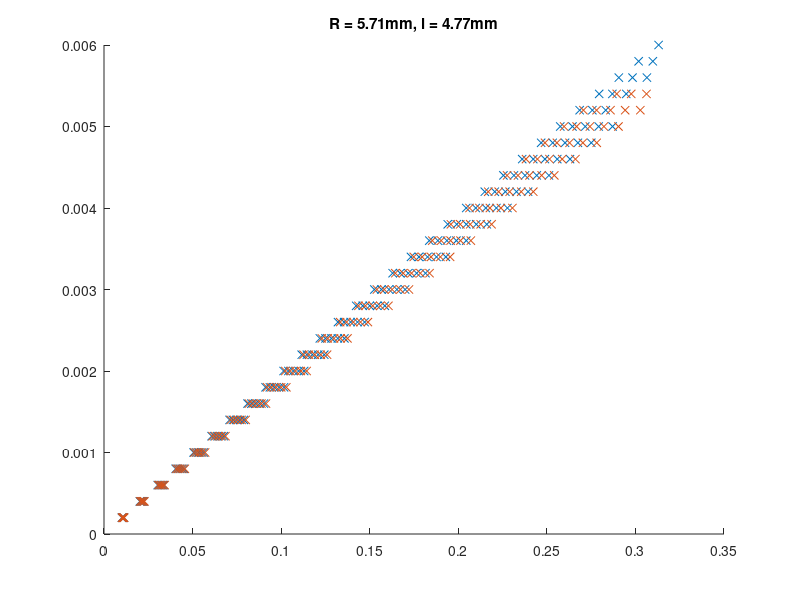

This chart was generated by the following MATLAB code:
%% Design for segment 1 and 2: R = 5.66, l = 4.72
P_free = 0:0.5:15;
n1 = [1	0.999960000000000	0.999840000000000	0.999650000000000	0.999400000000000	0.999080000000000	0.998710000000000	0.998300000000000	0.997830000000000	0.997330000000000	0.996790000000000	0.996210000000000	0.995610000000000	0.994970000000000	0.994310000000000	0.993630000000000	0.992920000000000	0.992200000000000	0.991460000000000	0.990700000000000	0.989930000000000	0.989150000000000	0.988350000000000	0.987540000000000	0.986730000000000	0.985900000000000	0.985070000000000	0.984230000000000	0.983380000000000	0.982530000000000	0.981680000000000
1.35160000000000e-18	-2.28420000000000e-06	-4.36970000000000e-06	-6.27870000000000e-06	-8.03060000000000e-06	-9.64290000000000e-06	-1.11310000000000e-05	-1.25080000000000e-05	-1.37860000000000e-05	-1.49750000000000e-05	-1.60830000000000e-05	-1.71200000000000e-05	-1.80910000000000e-05	-1.90020000000000e-05	-1.98580000000000e-05	-2.06640000000000e-05	-2.14240000000000e-05	-2.21420000000000e-05	-2.28190000000000e-05	-2.34590000000000e-05	-2.40650000000000e-05	-2.46370000000000e-05	-2.51800000000000e-05	-2.56930000000000e-05	-2.61790000000000e-05	-2.66390000000000e-05	-2.70750000000000e-05	-2.74880000000000e-05	-2.78790000000000e-05	-2.82490000000000e-05	-2.85990000000000e-05
-1.98900000000000e-17	-0.00906760000000000	-0.0178800000000000	-0.0264430000000000	-0.0347650000000000	-0.0428540000000000	-0.0507190000000000	-0.0583670000000000	-0.0658070000000000	-0.0730460000000000	-0.0800930000000000	-0.0869560000000000	-0.0936420000000000	-0.100160000000000	-0.106510000000000	-0.112710000000000	-0.118750000000000	-0.124650000000000	-0.130420000000000	-0.136050000000000	-0.141550000000000	-0.146930000000000	-0.152200000000000	-0.157350000000000	-0.162390000000000	-0.167320000000000	-0.172160000000000	-0.176900000000000	-0.181540000000000	-0.186090000000000	-0.190560000000000];
nx1 = n1(1,:);
nz1 = n1(3,:);
theta_y_free = atan2(-nz1, nx1);

P_cons = 1e-3*[15000	15000	15000	15000	15000	15000	15000	15000	15000	15000	15000	15000	15000	15000	15000	15000	15000	15000	15000	15000	15000	15000	15000	15000	15000	15000	15000	15000	15000	15000	12500	12500	12500	12500	12500	12500	12500	12500	12500	12500	12500	12500	12500	12500	12500	12500	12500	12500	12500	12500	12500	12500	12500	12500	12500	12500	12500	12500	12500	10000	10000	10000	10000	10000	10000	10000	10000	10000	10000	10000	10000	10000	10000	10000	10000	10000	10000	10000	10000	10000	10000	10000	10000	10000	10000	10000	10000	7500	7500	7500	7500	7500	7500	7500	7500	7500	7500	7500	7500	7500	7500	7500	7500	7500	7500	7500	7500	7500	7500	7500	7500	7500	5000	5000	5000	5000	5000	5000	5000	5000	5000	5000	5000	5000	5000	5000	5000	5000	5000	5000	5000	5000	5000	5000	5000	5000	5000];
T_cons = [0.000200000000000000	0.000400000000000000	0.000600000000000000	0.000800000000000000	0.00100000000000000	0.00120000000000000	0.00140000000000000	0.00160000000000000	0.00180000000000000	0.00200000000000000	0.00220000000000000	0.00240000000000000	0.00260000000000000	0.00280000000000000	0.00300000000000000	0.00320000000000000	0.00340000000000000	0.00360000000000000	0.00380000000000000	0.00400000000000000	0.00420000000000000	0.00440000000000000	0.00460000000000000	0.00480000000000000	0.00500000000000000	0.00520000000000000	0.00540000000000000	0.00560000000000000	0.00580000000000000	0.00600000000000000	0.000200000000000000	0.000400000000000000	0.000600000000000000	0.000800000000000000	0.00100000000000000	0.00120000000000000	0.00140000000000000	0.00160000000000000	0.00180000000000000	0.00200000000000000	0.00220000000000000	0.00240000000000000	0.00260000000000000	0.00280000000000000	0.00300000000000000	0.00320000000000000	0.00340000000000000	0.00360000000000000	0.00380000000000000	0.00400000000000000	0.00420000000000000	0.00440000000000000	0.00460000000000000	0.00480000000000000	0.00500000000000000	0.00520000000000000	0.00540000000000000	0.00560000000000000	0.00580000000000000	0.000200000000000000	0.000400000000000000	0.000600000000000000	0.000800000000000000	0.00100000000000000	0.00120000000000000	0.00140000000000000	0.00160000000000000	0.00180000000000000	0.00200000000000000	0.00220000000000000	0.00240000000000000	0.00260000000000000	0.00280000000000000	0.00300000000000000	0.00320000000000000	0.00340000000000000	0.00360000000000000	0.00380000000000000	0.00400000000000000	0.00420000000000000	0.00440000000000000	0.00460000000000000	0.00480000000000000	0.00500000000000000	0.00520000000000000	0.00540000000000000	0.00560000000000000	0.000200000000000000	0.000400000000000000	0.000600000000000000	0.000800000000000000	0.00100000000000000	0.00120000000000000	0.00140000000000000	0.00160000000000000	0.00180000000000000	0.00200000000000000	0.00220000000000000	0.00240000000000000	0.00260000000000000	0.00280000000000000	0.00300000000000000	0.00320000000000000	0.00340000000000000	0.00360000000000000	0.00380000000000000	0.00400000000000000	0.00420000000000000	0.00440000000000000	0.00460000000000000	0.00480000000000000	0.00500000000000000	0.000200000000000000	0.000400000000000000	0.000600000000000000	0.000800000000000000	0.00100000000000000	0.00120000000000000	0.00140000000000000	0.00160000000000000	0.00180000000000000	0.00200000000000000	0.00220000000000000	0.00240000000000000	0.00260000000000000	0.00280000000000000	0.00300000000000000	0.00320000000000000	0.00340000000000000	0.00360000000000000	0.00380000000000000	0.00400000000000000	0.00420000000000000	0.00440000000000000	0.00460000000000000	0.00480000000000000	0.00500000000000000];
n2 = [0.981630000000000	0.981490000000000	0.981250000000000	0.980930000000000	0.980500000000000	0.979990000000000	0.979380000000000	0.978670000000000	0.977870000000000	0.976970000000000	0.975980000000000	0.974890000000000	0.973700000000000	0.972420000000000	0.971030000000000	0.969550000000000	0.967960000000000	0.966270000000000	0.964480000000000	0.962580000000000	0.960570000000000	0.958450000000000	0.956220000000000	0.953850000000000	0.951350000000000	0.948700000000000	0.945930000000000	0.943020000000000	0.939980000000000	0.936790000000000	0.985850000000000	0.985700000000000	0.985460000000000	0.985110000000000	0.984660000000000	0.984120000000000	0.983470000000000	0.982720000000000	0.981870000000000	0.980930000000000	0.979870000000000	0.978720000000000	0.977460000000000	0.976100000000000	0.974630000000000	0.973060000000000	0.971380000000000	0.969590000000000	0.967690000000000	0.965680000000000	0.963560000000000	0.961310000000000	0.958940000000000	0.956420000000000	0.953760000000000	0.950960000000000	0.948030000000000	0.944950000000000	0.941730000000000	0.989880000000000	0.989720000000000	0.989460000000000	0.989090000000000	0.988610000000000	0.988030000000000	0.987340000000000	0.986550000000000	0.985650000000000	0.984640000000000	0.983520000000000	0.982290000000000	0.980960000000000	0.979510000000000	0.977950000000000	0.976280000000000	0.974490000000000	0.972590000000000	0.970570000000000	0.968430000000000	0.966170000000000	0.963780000000000	0.961240000000000	0.958550000000000	0.955730000000000	0.952750000000000	0.949640000000000	0.946370000000000	0.993570000000000	0.993400000000000	0.993120000000000	0.992730000000000	0.992220000000000	0.991600000000000	0.990860000000000	0.990020000000000	0.989050000000000	0.987970000000000	0.986780000000000	0.985470000000000	0.984040000000000	0.982490000000000	0.980820000000000	0.979030000000000	0.977120000000000	0.975090000000000	0.972930000000000	0.970640000000000	0.968230000000000	0.965670000000000	0.962950000000000	0.960070000000000	0.957060000000000	0.996730000000000	0.996550000000000	0.996240000000000	0.995820000000000	0.995270000000000	0.994610000000000	0.993820000000000	0.992900000000000	0.991870000000000	0.990710000000000	0.989430000000000	0.988020000000000	0.986480000000000	0.984820000000000	0.983030000000000	0.981100000000000	0.979050000000000	0.976870000000000	0.974550000000000	0.972090000000000	0.969490000000000	0.966730000000000	0.963810000000000	0.960730000000000	0.957500000000000
0.0100880000000000	0.0202050000000000	0.0303240000000000	0.0404440000000000	0.0505670000000000	0.0606930000000000	0.0708210000000000	0.0809540000000000	0.0910910000000000	0.101230000000000	0.111380000000000	0.121530000000000	0.131690000000000	0.141860000000000	0.152030000000000	0.162210000000000	0.172410000000000	0.182610000000000	0.192820000000000	0.203050000000000	0.213300000000000	0.223570000000000	0.233870000000000	0.244260000000000	0.254720000000000	0.265270000000000	0.275880000000000	0.286520000000000	0.297210000000000	0.307970000000000	0.0103570000000000	0.0207410000000000	0.0311270000000000	0.0415140000000000	0.0519030000000000	0.0622950000000000	0.0726890000000000	0.0830870000000000	0.0934880000000000	0.103890000000000	0.114300000000000	0.124720000000000	0.135140000000000	0.145570000000000	0.156000000000000	0.166440000000000	0.176890000000000	0.187350000000000	0.197820000000000	0.208310000000000	0.218810000000000	0.229340000000000	0.239930000000000	0.250600000000000	0.261350000000000	0.272170000000000	0.283020000000000	0.293910000000000	0.304850000000000	0.0106410000000000	0.0213070000000000	0.0319740000000000	0.0426430000000000	0.0533130000000000	0.0639850000000000	0.0746590000000000	0.0853370000000000	0.0960170000000000	0.106700000000000	0.117390000000000	0.128080000000000	0.138780000000000	0.149480000000000	0.160190000000000	0.170900000000000	0.181620000000000	0.192350000000000	0.203100000000000	0.213850000000000	0.224630000000000	0.235440000000000	0.246340000000000	0.257310000000000	0.268310000000000	0.279420000000000	0.290510000000000	0.301640000000000	0.0109410000000000	0.0219030000000000	0.0328660000000000	0.0438310000000000	0.0547960000000000	0.0657640000000000	0.0767330000000000	0.0877040000000000	0.0986770000000000	0.109650000000000	0.120630000000000	0.131610000000000	0.142600000000000	0.153590000000000	0.164580000000000	0.175580000000000	0.186590000000000	0.197610000000000	0.208630000000000	0.219670000000000	0.230740000000000	0.241840000000000	0.253050000000000	0.264320000000000	0.275580000000000	0.0112560000000000	0.0225280000000000	0.0338010000000000	0.0450750000000000	0.0563490000000000	0.0676250000000000	0.0789020000000000	0.0901800000000000	0.101460000000000	0.112740000000000	0.124020000000000	0.135310000000000	0.146590000000000	0.157880000000000	0.169180000000000	0.180480000000000	0.191780000000000	0.203090000000000	0.214410000000000	0.225740000000000	0.237100000000000	0.248510000000000	0.260010000000000	0.271560000000000	0.283090000000000
-0.190530000000000	-0.190450000000000	-0.190320000000000	-0.190130000000000	-0.189880000000000	-0.189580000000000	-0.189220000000000	-0.188800000000000	-0.188330000000000	-0.187810000000000	-0.187230000000000	-0.186590000000000	-0.185900000000000	-0.185150000000000	-0.184340000000000	-0.183480000000000	-0.182560000000000	-0.181590000000000	-0.180560000000000	-0.179480000000000	-0.178340000000000	-0.177160000000000	-0.175920000000000	-0.174660000000000	-0.173350000000000	-0.172010000000000	-0.170610000000000	-0.169160000000000	-0.167650000000000	-0.166080000000000	-0.167290000000000	-0.167210000000000	-0.167060000000000	-0.166840000000000	-0.166570000000000	-0.166240000000000	-0.165840000000000	-0.165390000000000	-0.164870000000000	-0.164290000000000	-0.163650000000000	-0.162950000000000	-0.162180000000000	-0.161360000000000	-0.160470000000000	-0.159520000000000	-0.158510000000000	-0.157440000000000	-0.156310000000000	-0.155120000000000	-0.153870000000000	-0.152570000000000	-0.151220000000000	-0.149840000000000	-0.148420000000000	-0.146940000000000	-0.145400000000000	-0.143800000000000	-0.142140000000000	-0.141520000000000	-0.141420000000000	-0.141260000000000	-0.141020000000000	-0.140720000000000	-0.140360000000000	-0.139920000000000	-0.139420000000000	-0.138850000000000	-0.138210000000000	-0.137500000000000	-0.136730000000000	-0.135890000000000	-0.134980000000000	-0.134000000000000	-0.132960000000000	-0.131840000000000	-0.130670000000000	-0.129420000000000	-0.128110000000000	-0.126740000000000	-0.125310000000000	-0.123850000000000	-0.122340000000000	-0.120770000000000	-0.119150000000000	-0.117450000000000	-0.115690000000000	-0.112670000000000	-0.112560000000000	-0.112380000000000	-0.112120000000000	-0.111790000000000	-0.111390000000000	-0.110910000000000	-0.110350000000000	-0.109720000000000	-0.109020000000000	-0.108240000000000	-0.107390000000000	-0.106460000000000	-0.105460000000000	-0.104390000000000	-0.103240000000000	-0.102020000000000	-0.100730000000000	-0.0993600000000000	-0.0979230000000000	-0.0964180000000000	-0.0948540000000000	-0.0932580000000000	-0.0916080000000000	-0.0898800000000000	-0.0800550000000000	-0.0799360000000000	-0.0797340000000000	-0.0794520000000000	-0.0790870000000000	-0.0786410000000000	-0.0781140000000000	-0.0775050000000000	-0.0768150000000000	-0.0760430000000000	-0.0751910000000000	-0.0742570000000000	-0.0732420000000000	-0.0721460000000000	-0.0709700000000000	-0.0697140000000000	-0.0683780000000000	-0.0669630000000000	-0.0654700000000000	-0.0639010000000000	-0.0622590000000000	-0.0605610000000000	-0.0588180000000000	-0.0570200000000000	-0.0551340000000000];
theta_z = [];
n2_rot = [];
for i = 1:size(P_cons, 2)
    theta_y_index = P_cons(i)*2+1;
    theta_y = theta_y_free(theta_y_index);
    Rot = [cos(-theta_y), 0, sin(-theta_y); 0, 1, 0; -sin(-theta_y), 0, cos(-theta_y)];
    n2_rot = [n2_rot Rot*n2(:,i)];
    theta_z = [theta_z atan2(n2_rot(2,end), n2_rot(1,end))];

end
figure(2)
hold on
plot(theta_z, T_cons, 'x');
title('R = 5.66mm, l = 4.72mm')
hold off
csvtable = [[P_cons P_cons]' [theta_z -theta_z]' [T_cons -T_cons]'];
% csvwrite('helix_z1_stiffness_M.csv', csvtable);
%% Design for segment 3 and 4: R = 5.71, l = 4.77
P_free = 0:0.5:15;
n1 = [1	0.999950000000000	0.999820000000000	0.999610000000000	0.999330000000000	0.998990000000000	0.998580000000000	0.998130000000000	0.997620000000000	0.997070000000000	0.996480000000000	0.995860000000000	0.995200000000000	0.994520000000000	0.993800000000000	0.993070000000000	0.992310000000000	0.991530000000000	0.990740000000000	0.989930000000000	0.989100000000000	0.988260000000000	0.987410000000000	0.986550000000000	0.985690000000000	0.984810000000000	0.983920000000000	0.983030000000000	0.982140000000000	0.981240000000000	0.980330000000000
9.23790000000000e-18	-5.69890000000000e-06	-1.07770000000000e-05	-1.52950000000000e-05	-1.93090000000000e-05	-2.28690000000000e-05	-2.60240000000000e-05	-2.88150000000000e-05	-3.12820000000000e-05	-3.34580000000000e-05	-3.53760000000000e-05	-3.70650000000000e-05	-3.85490000000000e-05	-3.98510000000000e-05	-4.09930000000000e-05	-4.19920000000000e-05	-4.28660000000000e-05	-4.36280000000000e-05	-4.42920000000000e-05	-4.48700000000000e-05	-4.53730000000000e-05	-4.58090000000000e-05	-4.61870000000000e-05	-4.65150000000000e-05	-4.67980000000000e-05	-4.70430000000000e-05	-4.72560000000000e-05	-4.74390000000000e-05	-4.75990000000000e-05	-4.77370000000000e-05	-4.78570000000000e-05
1.59370000000000e-17	-0.00953940000000000	-0.0187980000000000	-0.0277850000000000	-0.0365060000000000	-0.0449720000000000	-0.0531900000000000	-0.0611720000000000	-0.0689250000000000	-0.0764590000000000	-0.0837830000000000	-0.0909060000000000	-0.0978360000000000	-0.104580000000000	-0.111150000000000	-0.117550000000000	-0.123790000000000	-0.129870000000000	-0.135800000000000	-0.141590000000000	-0.147240000000000	-0.152770000000000	-0.158160000000000	-0.163440000000000	-0.168600000000000	-0.173640000000000	-0.178580000000000	-0.183420000000000	-0.188160000000000	-0.192800000000000	-0.197350000000000];
nx1 = n1(1,:);
nz1 = n1(3,:);
theta_y_free = atan2(-nz1, nx1);

P_cons = 1e-3*[15000	15000	15000	15000	15000	15000	15000	15000	15000	15000	15000	15000	15000	15000	15000	15000	15000	15000	15000	15000	15000	15000	15000	15000	15000	15000	12500	12500	12500	12500	12500	12500	12500	12500	12500	12500	12500	12500	12500	12500	12500	12500	12500	12500	12500	12500	12500	12500	12500	12500	12500	12500	12500	10000	10000	10000	10000	10000	10000	10000	10000	10000	10000	10000	10000	10000	10000	10000	10000	10000	10000	10000	10000	10000	10000	10000	10000	10000	10000	10000	7500	7500	7500	7500	7500	7500	7500	7500	7500	7500	7500	7500	7500	7500	7500	7500	7500	7500	7500	7500	7500	7500	7500	7500	7500	7500	7500	5000	5000	5000	5000	5000	5000	5000	5000	5000	5000	5000	5000	5000	5000	5000	5000	5000	5000	5000	5000	5000	5000	5000	5000	5000	5000];
T_cons = [0.000200000000000000	0.000400000000000000	0.000600000000000000	0.000800000000000000	0.00100000000000000	0.00120000000000000	0.00140000000000000	0.00160000000000000	0.00180000000000000	0.00200000000000000	0.00220000000000000	0.00240000000000000	0.00260000000000000	0.00280000000000000	0.00300000000000000	0.00320000000000000	0.00340000000000000	0.00360000000000000	0.00380000000000000	0.00400000000000000	0.00420000000000000	0.00440000000000000	0.00460000000000000	0.00480000000000000	0.00500000000000000	0.00520000000000000	0.000200000000000000	0.000400000000000000	0.000600000000000000	0.000800000000000000	0.00100000000000000	0.00120000000000000	0.00140000000000000	0.00160000000000000	0.00180000000000000	0.00200000000000000	0.00220000000000000	0.00240000000000000	0.00260000000000000	0.00280000000000000	0.00300000000000000	0.00320000000000000	0.00340000000000000	0.00360000000000000	0.00380000000000000	0.00400000000000000	0.00420000000000000	0.00440000000000000	0.00460000000000000	0.00480000000000000	0.00500000000000000	0.00520000000000000	0.00540000000000000	0.000200000000000000	0.000400000000000000	0.000600000000000000	0.000800000000000000	0.00100000000000000	0.00120000000000000	0.00140000000000000	0.00160000000000000	0.00180000000000000	0.00200000000000000	0.00220000000000000	0.00240000000000000	0.00260000000000000	0.00280000000000000	0.00300000000000000	0.00320000000000000	0.00340000000000000	0.00360000000000000	0.00380000000000000	0.00400000000000000	0.00420000000000000	0.00440000000000000	0.00460000000000000	0.00480000000000000	0.00500000000000000	0.00520000000000000	0.00540000000000000	0.000200000000000000	0.000400000000000000	0.000600000000000000	0.000800000000000000	0.00100000000000000	0.00120000000000000	0.00140000000000000	0.00160000000000000	0.00180000000000000	0.00200000000000000	0.00220000000000000	0.00240000000000000	0.00260000000000000	0.00280000000000000	0.00300000000000000	0.00320000000000000	0.00340000000000000	0.00360000000000000	0.00380000000000000	0.00400000000000000	0.00420000000000000	0.00440000000000000	0.00460000000000000	0.00480000000000000	0.00500000000000000	0.00520000000000000	0.00540000000000000	0.000200000000000000	0.000400000000000000	0.000600000000000000	0.000800000000000000	0.00100000000000000	0.00120000000000000	0.00140000000000000	0.00160000000000000	0.00180000000000000	0.00200000000000000	0.00220000000000000	0.00240000000000000	0.00260000000000000	0.00280000000000000	0.00300000000000000	0.00320000000000000	0.00340000000000000	0.00360000000000000	0.00380000000000000	0.00400000000000000	0.00420000000000000	0.00440000000000000	0.00460000000000000	0.00480000000000000	0.00500000000000000	0.00520000000000000];
n2 = [0.980290000000000	0.980140000000000	0.979900000000000	0.979570000000000	0.979140000000000	0.978620000000000	0.978000000000000	0.977280000000000	0.976470000000000	0.975550000000000	0.974540000000000	0.973430000000000	0.972230000000000	0.970920000000000	0.969510000000000	0.968000000000000	0.966390000000000	0.964670000000000	0.962840000000000	0.960910000000000	0.958870000000000	0.956720000000000	0.954460000000000	0.952070000000000	0.949560000000000	0.946910000000000	0.984760000000000	0.984610000000000	0.984360000000000	0.984000000000000	0.983550000000000	0.982990000000000	0.982330000000000	0.981570000000000	0.980710000000000	0.979740000000000	0.978670000000000	0.977500000000000	0.976220000000000	0.974830000000000	0.973340000000000	0.971740000000000	0.970030000000000	0.968200000000000	0.966270000000000	0.964230000000000	0.962060000000000	0.959780000000000	0.957380000000000	0.954850000000000	0.952180000000000	0.949360000000000	0.946390000000000	0.989050000000000	0.988890000000000	0.988620000000000	0.988240000000000	0.987760000000000	0.987160000000000	0.986460000000000	0.985650000000000	0.984730000000000	0.983700000000000	0.982560000000000	0.981310000000000	0.979950000000000	0.978470000000000	0.976880000000000	0.975180000000000	0.973360000000000	0.971420000000000	0.969360000000000	0.967180000000000	0.964880000000000	0.962450000000000	0.959890000000000	0.957190000000000	0.954340000000000	0.951320000000000	0.948150000000000	0.993010000000000	0.992840000000000	0.992550000000000	0.992150000000000	0.991630000000000	0.990990000000000	0.990240000000000	0.989380000000000	0.988390000000000	0.987290000000000	0.986070000000000	0.984730000000000	0.983270000000000	0.981690000000000	0.979990000000000	0.978160000000000	0.976210000000000	0.974140000000000	0.971930000000000	0.969600000000000	0.967130000000000	0.964530000000000	0.961790000000000	0.958900000000000	0.955820000000000	0.952580000000000	0.949190000000000	0.996420000000000	0.996240000000000	0.995930000000000	0.995490000000000	0.994940000000000	0.994250000000000	0.993440000000000	0.992510000000000	0.991450000000000	0.990260000000000	0.988950000000000	0.987510000000000	0.985930000000000	0.984230000000000	0.982400000000000	0.980430000000000	0.978330000000000	0.976100000000000	0.973730000000000	0.971220000000000	0.968560000000000	0.965760000000000	0.962810000000000	0.959690000000000	0.956360000000000	0.952880000000000
0.0101640000000000	0.0203770000000000	0.0305900000000000	0.0408060000000000	0.0510230000000000	0.0612430000000000	0.0714660000000000	0.0816930000000000	0.0919230000000000	0.102160000000000	0.112400000000000	0.122640000000000	0.132900000000000	0.143150000000000	0.153420000000000	0.163690000000000	0.173970000000000	0.184260000000000	0.194570000000000	0.204880000000000	0.215220000000000	0.225570000000000	0.235950000000000	0.246360000000000	0.256810000000000	0.267340000000000	0.0104430000000000	0.0209340000000000	0.0314260000000000	0.0419190000000000	0.0524140000000000	0.0629120000000000	0.0734110000000000	0.0839140000000000	0.0944200000000000	0.104930000000000	0.115440000000000	0.125960000000000	0.136480000000000	0.147010000000000	0.157550000000000	0.168090000000000	0.178640000000000	0.189190000000000	0.199760000000000	0.210340000000000	0.220940000000000	0.231560000000000	0.242200000000000	0.252880000000000	0.263620000000000	0.274460000000000	0.285380000000000	0.0107390000000000	0.0215240000000000	0.0323100000000000	0.0430970000000000	0.0538860000000000	0.0646760000000000	0.0754680000000000	0.0862620000000000	0.0970590000000000	0.107860000000000	0.118660000000000	0.129470000000000	0.140280000000000	0.151090000000000	0.161910000000000	0.172730000000000	0.183560000000000	0.194400000000000	0.205250000000000	0.216110000000000	0.226980000000000	0.237880000000000	0.248800000000000	0.259770000000000	0.270820000000000	0.282000000000000	0.293210000000000	0.0110520000000000	0.0221470000000000	0.0332430000000000	0.0443400000000000	0.0554370000000000	0.0665360000000000	0.0776360000000000	0.0887370000000000	0.0998400000000000	0.110940000000000	0.122050000000000	0.133160000000000	0.144270000000000	0.155380000000000	0.166500000000000	0.177620000000000	0.188750000000000	0.199880000000000	0.211020000000000	0.222170000000000	0.233340000000000	0.244520000000000	0.255740000000000	0.267010000000000	0.278420000000000	0.289910000000000	0.301410000000000	0.0113830000000000	0.0228020000000000	0.0342220000000000	0.0456420000000000	0.0570630000000000	0.0684840000000000	0.0799060000000000	0.0913270000000000	0.102750000000000	0.114170000000000	0.125590000000000	0.137020000000000	0.148440000000000	0.159870000000000	0.171290000000000	0.182720000000000	0.194150000000000	0.205590000000000	0.217030000000000	0.228480000000000	0.239950000000000	0.251440000000000	0.262950000000000	0.274520000000000	0.286300000000000	0.298080000000000
-0.197330000000000	-0.197240000000000	-0.197110000000000	-0.196910000000000	-0.196660000000000	-0.196360000000000	-0.195990000000000	-0.195580000000000	-0.195100000000000	-0.194570000000000	-0.193990000000000	-0.193350000000000	-0.192650000000000	-0.191890000000000	-0.191080000000000	-0.190210000000000	-0.189290000000000	-0.188310000000000	-0.187280000000000	-0.186190000000000	-0.185040000000000	-0.183840000000000	-0.182590000000000	-0.181290000000000	-0.179940000000000	-0.178550000000000	-0.173610000000000	-0.173520000000000	-0.173370000000000	-0.173160000000000	-0.172880000000000	-0.172540000000000	-0.172140000000000	-0.171680000000000	-0.171160000000000	-0.170570000000000	-0.169920000000000	-0.169210000000000	-0.168440000000000	-0.167610000000000	-0.166710000000000	-0.165760000000000	-0.164740000000000	-0.163660000000000	-0.162510000000000	-0.161310000000000	-0.160050000000000	-0.158730000000000	-0.157350000000000	-0.155920000000000	-0.154430000000000	-0.152900000000000	-0.151320000000000	-0.147210000000000	-0.147110000000000	-0.146940000000000	-0.146700000000000	-0.146400000000000	-0.146020000000000	-0.145580000000000	-0.145070000000000	-0.144490000000000	-0.143850000000000	-0.143130000000000	-0.142350000000000	-0.141490000000000	-0.140570000000000	-0.139580000000000	-0.138530000000000	-0.137400000000000	-0.136210000000000	-0.134950000000000	-0.133630000000000	-0.132230000000000	-0.130780000000000	-0.129260000000000	-0.127690000000000	-0.126060000000000	-0.124370000000000	-0.122620000000000	-0.117510000000000	-0.117400000000000	-0.117210000000000	-0.116950000000000	-0.116610000000000	-0.116200000000000	-0.115710000000000	-0.115150000000000	-0.114510000000000	-0.113790000000000	-0.113000000000000	-0.112140000000000	-0.111200000000000	-0.110190000000000	-0.109100000000000	-0.107930000000000	-0.106690000000000	-0.105380000000000	-0.103990000000000	-0.102540000000000	-0.101010000000000	-0.0994080000000000	-0.0977420000000000	-0.0960140000000000	-0.0942350000000000	-0.0923820000000000	-0.0904560000000000	-0.0837430000000000	-0.0836190000000000	-0.0834130000000000	-0.0831240000000000	-0.0827520000000000	-0.0822970000000000	-0.0817590000000000	-0.0811390000000000	-0.0804360000000000	-0.0796510000000000	-0.0787840000000000	-0.0778340000000000	-0.0768030000000000	-0.0756900000000000	-0.0744950000000000	-0.0732190000000000	-0.0718630000000000	-0.0704260000000000	-0.0689110000000000	-0.0673170000000000	-0.0656460000000000	-0.0639020000000000	-0.0620860000000000	-0.0602040000000000	-0.0582720000000000	-0.0562560000000000];

theta_z = [];

for i = 1:size(P_cons, 2)
    theta_y_index = P_cons(i)*2+1;
    theta_y = theta_y_free(theta_y_index);
    Rot = [cos(-theta_y), 0, sin(-theta_y); 0, 1, 0; -sin(-theta_y), 0, cos(-theta_y)];
    n2_rot = Rot*n2(:,i);
    theta_z = [theta_z atan2(n2_rot(2), n2_rot(1))];

end


figure(2)
hold on
plot(theta_z, T_cons, 'x');
title('R = 5.71mm, l = 4.77mm')
hold off
csvtable = [[P_cons P_cons]' [theta_z -theta_z]' [T_cons -T_cons]'];
% csvwrite('helix_z2_stiffness_M.csv', csvtable);
